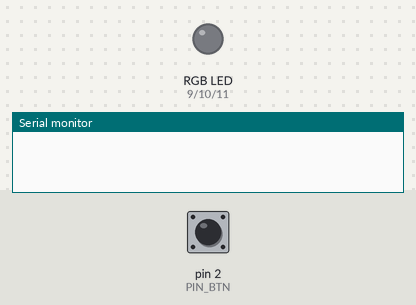
Simulated run of this sketch. Board: Arduino Uno, built with avr-gcc and run on an emulated ATmega328P. Shown: an RGB LED mixed from three pins (HIGH = lit), the last lines printed to the serial monitor. The test bench sets the inputs (shaded band); at power-on: pin 2 (PIN_BTN) HIGH.

Above: at 1.2 s.
1.3 s: pin 2 (PIN_BTN) pulled LOW for 0.15 s
At 2.0 s:
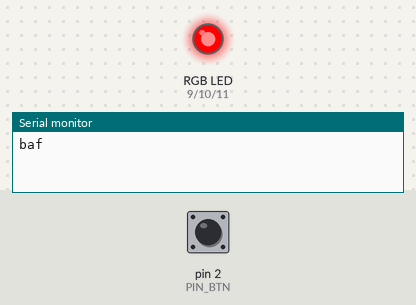
2.9 s: pin 2 (PIN_BTN) pulled LOW for 1 s
At 3.3 s:
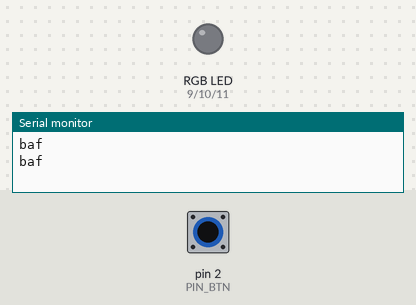
5.4 s: pin 2 (PIN_BTN) pulled LOW for 3.2 s
At 6.4 s:
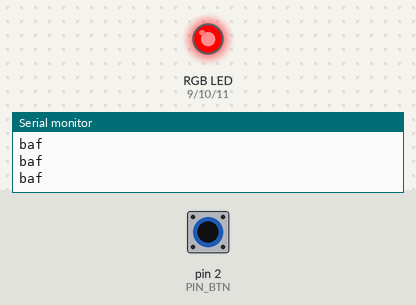
Timing chart, 0 to 8.4 s (numbered marks = the images above; inputs shaded):
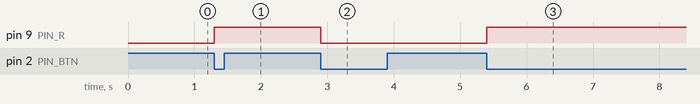

Measured:
- after the input at 1.3 s, pin 9 (PIN_R): LOW → HIGH at once
- after the input at 2.9 s, pin 9 (PIN_R): HIGH → LOW at once
- after the input at 5.4 s, pin 9 (PIN_R): LOW → HIGH at once

The sketch:

prepinani_barev_rgb_led.ino
```cpp
#define PIN_BTN 2
#define PIN_R   9
#define PIN_G   10
#define PIN_B   11

int predchozi_stav = HIGH;
int prepinac = LOW;

void setup() {
  // inicializace tlacitka
  pinMode(PIN_BTN, INPUT_PULLUP);

  // inicializace pinu s RGB led
  pinMode(PIN_R, OUTPUT);
  pinMode(PIN_G, OUTPUT);
  pinMode(PIN_B, OUTPUT);

  // nacteni vychoziho stavu tlacitka
  predchozi_stav = digitalRead(PIN_BTN);

  // zapnuti seriove komunikace
  Serial.begin(9600);
}

void loop() {
  // nacteni stavu tlacitka
  int stav = digitalRead(PIN_BTN);

  if (stav == LOW && predchozi_stav == HIGH) {

    // bylo stisknuto tlacitko, neco udelej
    Serial.println("baf");

    prepinac = !prepinac;

  }

  // ulozeni aktualniho stavu tlacitka do pameti
  predchozi_stav = stav;

  digitalWrite(PIN_R, prepinac);
}
```
